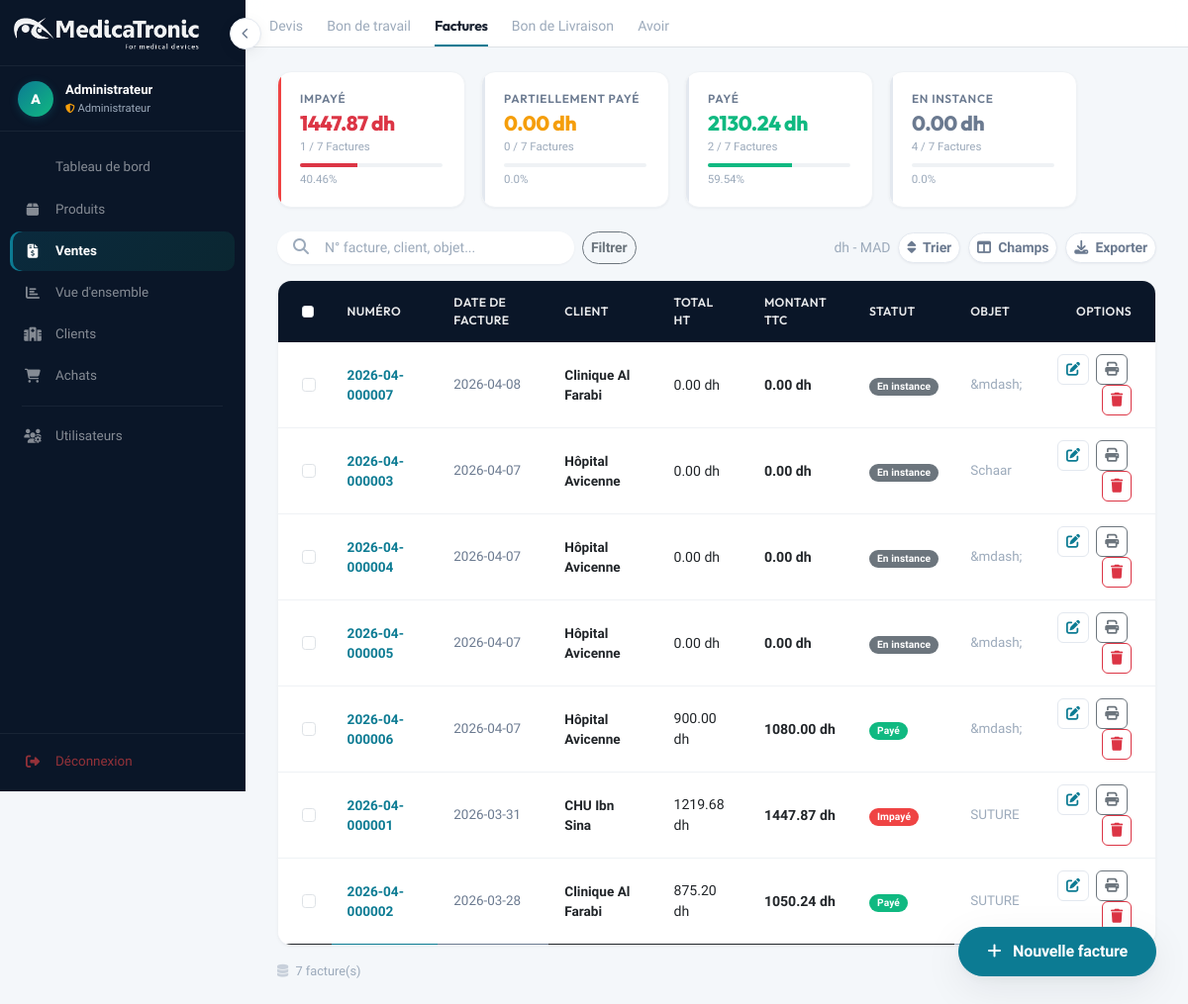
The app's page /ventes (signed in), older data.
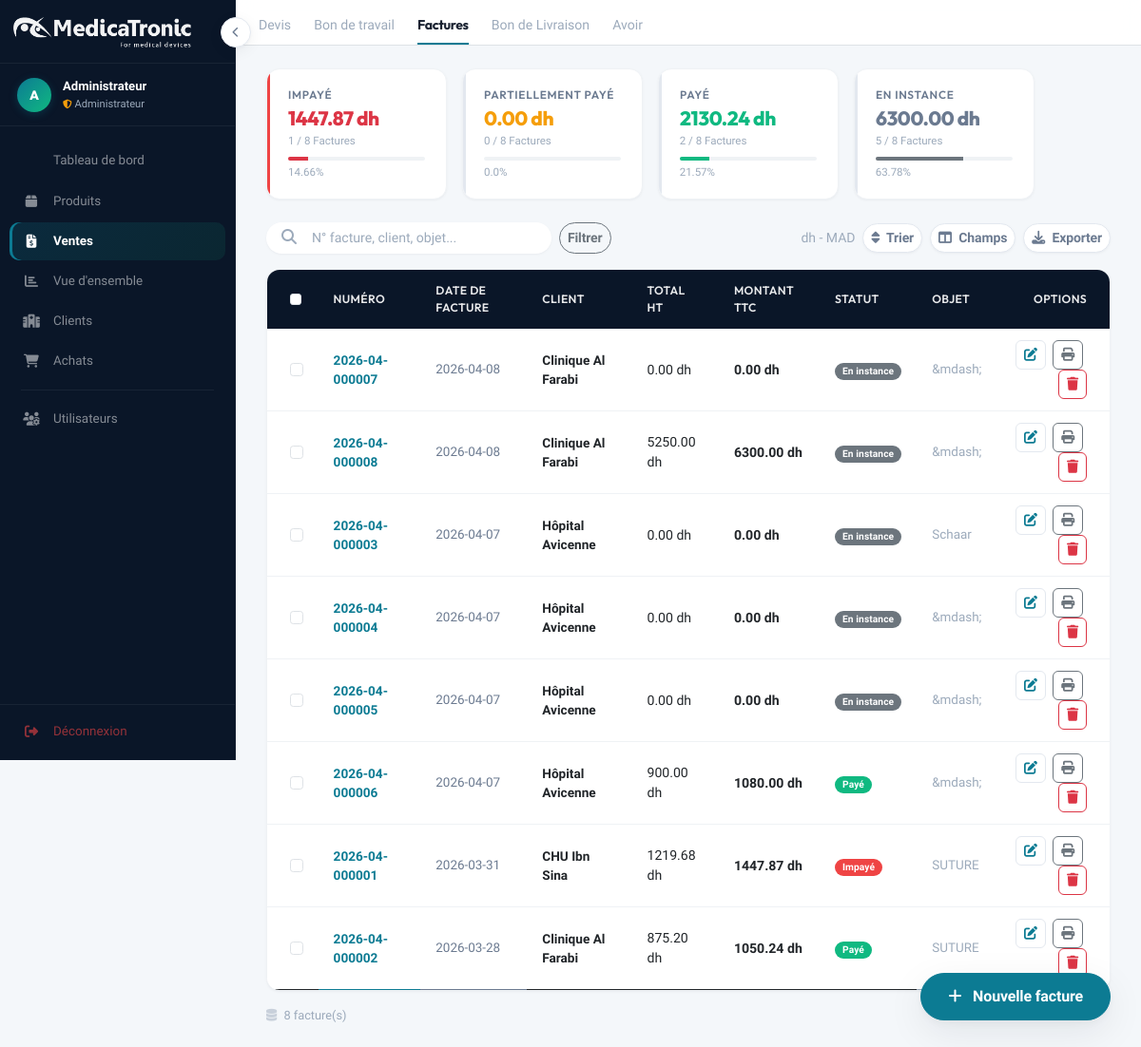
The same page, newer data.
### tables this page shows
CREATE TABLE factures (
    id                  INTEGER PRIMARY KEY AUTOINCREMENT,
    numero              TEXT UNIQUE,
    client_id           INTEGER,
    date_facture        TEXT,
    date_echeance       TEXT,
    devise              TEXT    DEFAULT 'MAD',
    emplacement_stock   TEXT,
    contact_commercial  TEXT,
    modele              TEXT,
    objet               TEXT,
    remarques           TEXT,
    conditions          TEXT,
    statut              TEXT    DEFAULT 'En instance',
    montant_ht          REAL    DEFAULT 0,
    remise_globale      REAL    DEFAULT 0,
    montant_tva         REAL    DEFAULT 0,
    ajustement          REAL    DEFAULT 0,
    montant_ttc         REAL    DEFAULT 0,
    FOREIGN KEY (client_id) REFERENCES clients(id)
);

CREATE TABLE clients (
    id   INTEGER PRIMARY KEY AUTOINCREMENT,
    nom  TEXT NOT NULL,
    type TEXT DEFAULT 'Hôpital'
, adresse TEXT, ville TEXT, telephone TEXT, email TEXT, code_client TEXT, ice TEXT, identifiant_fiscal TEXT, code_postal TEXT, region TEXT, pays TEXT DEFAULT "Maroc", gsm TEXT, contact TEXT, tarification TEXT DEFAULT "T1", categorie_client TEXT, latitude TEXT, longitude TEXT, adresse_facturation TEXT, ville_facturation TEXT, region_facturation TEXT, code_postal_facturation TEXT, pays_facturation TEXT, adresse_livraison TEXT, ville_livraison TEXT, region_livraison TEXT, code_postal_livraison TEXT, pays_livraison TEXT, actif INTEGER DEFAULT 1);

### app.py (the view)
@app.route('/ventes')
@app.route('/ventes/<type_doc>')
@login_required
def ventes(type_doc=None):
    conn      = get_db_connection()
    search    = request.args.get('search', '').strip()
    statut    = request.args.get('statut', '')
    type_document = type_doc or request.args.get('type', 'Facture')
    if type_document not in DOC_PREFIXES:
        type_document = 'Facture'
    query  = '''
        SELECT f.*, cl.nom AS client_nom
        FROM factures f LEFT JOIN clients cl ON f.client_id = cl.id
    '''
    params, wheres = [], []
    wheres.append("(f.type_document = ? OR (f.type_document IS NULL AND ? = 'Facture'))")
    params += [type_document, type_document]
    if search:
        wheres.append('(f.numero LIKE ? OR cl.nom LIKE ? OR f.objet LIKE ?)')
        params += [f'%{search}%', f'%{search}%', f'%{search}%']
    if statut:
        wheres.append('f.statut = ?')
        params.append(statut)
    if wheres:
        query += ' WHERE ' + ' AND '.join(wheres)
    query   += ' ORDER BY f.date_facture DESC'
    factures = conn.execute(query, params).fetchall()
    stats_query = "SELECT statut, COUNT(*) AS nb, SUM(montant_ttc) AS total FROM factures WHERE (type_document = ? OR (type_document IS NULL AND ? = 'Facture')) GROUP BY statut"
    stats    = conn.execute(stats_query, (type_document, type_document)).fetchall()
    total_all = sum(s['nb'] for s in stats)
    total_ttc = sum(s['total'] or 0 for s in stats)
    conn.close()
    stats_dict = {s['statut']: {'nb': s['nb'], 'total': s['total']} for s in stats}
    return render_template('ventes.html',
                           factures=factures, stats=stats_dict,
                           total_all=total_all, total_ttc=total_ttc,
                           search_query=search, statut_filtre=statut,
                           type_document=type_document)

### app.py (called while the page is built)
def get_db_connection():
    conn = sqlite3.connect('database.db')
    conn.row_factory = sqlite3.Row
    conn.execute("PRAGMA foreign_keys = ON")
    return conn

def login_required(f):
    @functools.wraps(f)
    def decorated(*args, **kwargs):
        if 'user_id' not in session:
            return redirect(url_for('login', next=request.url))
        return f(*args, **kwargs)
    return decorated

### templates/ventes.html (shortened to what the changed rows need)
<!DOCTYPE html>
<html lang="fr">
<head>
    <link href="https://cdn.jsdelivr.net/npm/bootstrap@5.3.0/dist/css/bootstrap.min.css" rel="stylesheet">
    <link rel="stylesheet" href="https://cdnjs.cloudflare.com/ajax/libs/font-awesome/6.4.0/css/all.min.css">
    <link rel="stylesheet" href="{{ url_for('static', filename='style.css') }}">
</head>
<body>
<div class="main-content">
    <div class="bg-white border-bottom px-4 pt-3">
        {% set td = type_document or 'Facture' %}
        <div class="d-flex gap-4 mb-0">
            {% for doc_type, doc_label in [('Devis','Devis'), ('Bon de travail','Bon de travail'), ('Facture','Factures'), ('Bon de livraison','Bon de Livraison'), ('Avoir','Avoir')] %}
            <a href="{{ url_for('ventes', type_doc=doc_type) }}"
               class="text-decoration-none pb-2 {% if td == doc_type %}fw-bold heading{% endif %}"
               style="{% if td == doc_type %}color:var(--text); border-bottom:2px solid var(--primary);{% else %}color:var(--text-tertiary);{% endif %} font-size:0.88rem;">
                {{ doc_label }}
            </a>
            {% endfor %}
        </div>
    </div>
    <div class="content-padding">
        <div class="d-flex gap-3 mb-4 flex-wrap">
            {% set s_imp = stats.get('Impay\u00e9', {'nb':0,'total':0}) %}
            {% set pct_imp = ((s_imp.total or 0) / total_ttc * 100) | round(2) if total_ttc else 0 %}
            <a href="{{ url_for('ventes', type_doc=td, statut='Impay\u00e9') }}" class="text-decoration-none animate-in animate-in-delay-1">
                <div class="stat-card danger {% if statut_filtre == 'Impay\u00e9' %}active{% endif %}">
                    <div class="stat-label">Impay&eacute;</div>
                    <div class="stat-amount text-danger">{{ "%.2f"|format(s_imp.total or 0) }} dh</div>
                    <div class="stat-sub">{{ s_imp.nb }} / {{ total_all }} Factures</div>
                    <div class="progress mt-2"><div class="progress-bar bg-danger" style="width:{{ pct_imp }}%"></div></div>
                    <div class="stat-sub mt-1">{{ pct_imp }}%</div>
                </div>
            </a>
            {% set s_part = stats.get('Partiellement pay\u00e9', {'nb':0,'total':0}) %}
            {% set pct_part = ((s_part.total or 0) / total_ttc * 100) | round(2) if total_ttc else 0 %}
            <a href="{{ url_for('ventes', type_doc=td, statut='Partiellement pay\u00e9') }}" class="text-decoration-none animate-in animate-in-delay-2">
                <div class="stat-card {% if statut_filtre == 'Partiellement pay\u00e9' %}active{% endif %}">
                    <div class="stat-label">Partiellement pay&eacute;</div>
                    <div class="stat-amount" style="color:var(--warning);">{{ "%.2f"|format(s_part.total or 0) }} dh</div>
                    <div class="stat-sub">{{ s_part.nb }} / {{ total_all }} Factures</div>
                    <div class="progress mt-2"><div class="progress-bar bg-warning" style="width:{{ pct_part }}%"></div></div>
                    <div class="stat-sub mt-1">{{ pct_part }}%</div>
                </div>
            </a>
            {% set s_pay = stats.get('Pay\u00e9', {'nb':0,'total':0}) %}
            {% set pct_pay = ((s_pay.total or 0) / total_ttc * 100) | round(2) if total_ttc else 0 %}
            <a href="{{ url_for('ventes', type_doc=td, statut='Pay\u00e9') }}" class="text-decoration-none animate-in animate-in-delay-3">
                <div class="stat-card {% if statut_filtre == 'Pay\u00e9' %}active{% endif %}">
                    <div class="stat-label">Pay&eacute;</div>
                    <div class="stat-amount" style="color:var(--success);">{{ "%.2f"|format(s_pay.total or 0) }} dh</div>
                    <div class="stat-sub">{{ s_pay.nb }} / {{ total_all }} Factures</div>
                    <div class="progress mt-2"><div class="progress-bar" style="background:var(--success); width:{{ pct_pay }}%"></div></div>
                    <div class="stat-sub mt-1">{{ pct_pay }}%</div>
                </div>
            </a>
            {% set s_inst = stats.get('En instance', {'nb':0,'total':0}) %}
            {% set pct_inst = ((s_inst.total or 0) / total_ttc * 100) | round(2) if total_ttc else 0 %}
            <a href="{{ url_for('ventes', type_doc=td, statut='En instance') }}" class="text-decoration-none animate-in animate-in-delay-4">
                <div class="stat-card {% if statut_filtre == 'En instance' %}active{% endif %}">
                    <div class="stat-label">En instance</div>
                    <div class="stat-amount" style="color:var(--text-secondary);">{{ "%.2f"|format(s_inst.total or 0) }} dh</div>
                    <div class="stat-sub">{{ s_inst.nb }} / {{ total_all }} Factures</div>
                    <div class="progress mt-2"><div class="progress-bar bg-secondary" style="width:{{ pct_inst }}%"></div></div>
                    <div class="stat-sub mt-1">{{ pct_inst }}%</div>
                </div>
            </a>
        </div>
        <div class="d-flex justify-content-between align-items-center mb-3 animate-in animate-in-delay-3">
            <form action="{{ url_for('ventes') }}" method="GET" class="d-flex gap-2">
            </form>
            <div class="d-flex gap-2 align-items-center">
            </div>
        </div>
        <div class="table-container">
            <table class="table align-middle mb-0 table-hover">
                <thead>
                    <tr>
                        <th class="ps-4" style="width:40px;"><input type="checkbox" class="form-check-input"></th>
                        <th>Num&eacute;ro</th>
                        <th>Date de facture</th>
                        <th>Client</th>
                        <th>Total HT</th>
                        <th>Montant TTC</th>
                        <th>Statut</th>
                        <th>Objet</th>
                        <th class="text-end pe-4">Options</th>
                    </tr>
                </thead>
                <tbody>
                    {% for f in factures %}
                    <tr class="cursor-pointer" data-href="{{ url_for('edit_facture', id=f.id) }}">
                        <td class="ps-4" onclick="event.stopPropagation()">
                            <input type="checkbox" class="form-check-input">
                        </td>
                        <td class="fw-bold" style="color:var(--primary);">{{ f.numero }}</td>
                        <td style="color:var(--text-secondary); font-size:0.84rem;">{{ f.date_facture or '&mdash;' }}</td>
                        <td style="font-weight:600;">{{ f.client_nom or '&mdash;' }}</td>
                        <td style="font-size:0.88rem;">{{ "%.2f"|format(f.montant_ht or 0) }} dh</td>
                        <td style="font-weight:700; font-size:0.88rem;">{{ "%.2f"|format(f.montant_ttc or 0) }} dh</td>
                        <td>
                            {% set s = f.statut or 'En instance' %}
                            {% if s == 'Impay\u00e9' %}
                                <span class="badge bg-danger px-2 py-1">{{ s }}</span>
                            {% elif s == 'Pay\u00e9' %}
                                <span class="badge bg-success px-2 py-1">{{ s }}</span>
                            {% elif s == 'Partiellement pay\u00e9' %}
                                <span class="badge bg-warning text-dark px-2 py-1">{{ s }}</span>
                            {% else %}
                                <span class="badge bg-secondary px-2 py-1">{{ s }}</span>
                            {% endif %}
                        </td>
                        <td style="color:var(--text-tertiary); font-size:0.84rem;">{{ f.objet or '&mdash;' }}</td>
                        <td class="text-end pe-4" onclick="event.stopPropagation()">
                            <a href="{{ url_for('edit_facture', id=f.id) }}"
                               class="btn btn-sm btn-outline-primary me-1" style="border-radius:var(--radius-sm); border-color:var(--border); color:var(--primary);" title="&Eacute;diter">
                                <i class="fas fa-edit"></i>
                            </a>
                            <a href="{{ url_for('print_facture', id=f.id) }}" target="_blank"
                               class="btn btn-sm btn-outline-secondary me-1" style="border-radius:var(--radius-sm);" title="Imprimer">
                                <i class="fas fa-print"></i>
                            </a>
                            <form action="{{ url_for('delete_facture', id=f.id) }}" method="POST" class="d-inline">
                                <button type="submit" class="btn btn-sm btn-outline-danger"
                                        style="border-radius:var(--radius-sm);"
                                        onclick="return confirm('Supprimer cette facture ?')" title="Supprimer">
                                    <i class="fas fa-trash"></i>
                                </button>
                            </form>
                        </td>
                    </tr>
                    {% endfor %}
                </tbody>
            </table>
        </div>
        <div class="mt-3" style="color:var(--text-tertiary); font-size:0.8rem; font-weight:500;">
            <i class="fas fa-database me-1" style="opacity:0.5;"></i>
            {{ factures | length }} facture(s)
        </div>
    </div>
</div>
{% set doc_labels = {'Facture':'Nouvelle facture','Devis':'Nouveau devis','Bon de travail':'Nouveau bon de travail','Bon de livraison':'Nouveau bon de livraison','Avoir':'Nouvel avoir'} %}
</body>
</html>

Row changes from the older to the newer data that the page shows:
added factures: numero "2026-04-000008", date_facture "2026-04-08", nom "Clinique Al Farabi", montant_ht "5250.00", montant_ttc "6300.00", statut "En instance", objet "&mdash;"
Text that changed along with them:
{{ total_all }}: "7" → "8"
{{ pct_imp }}: 40.46 → 14.66 (drawn)
{{ pct_imp }}: "40.46" → "14.66"
{{ pct_pay }}: 59.54 → 21.57 (drawn)
{{ pct_pay }}: "59.54" → "21.57"
{{ "%.2f"|format(s_inst.total or 0) }}: "0.00" → "6300.00"
{{ s_inst.nb }}: "4" → "5"
{{ pct_inst }}: "0.0" → "63.78"
{{ factures | length }}: "7" → "8"
